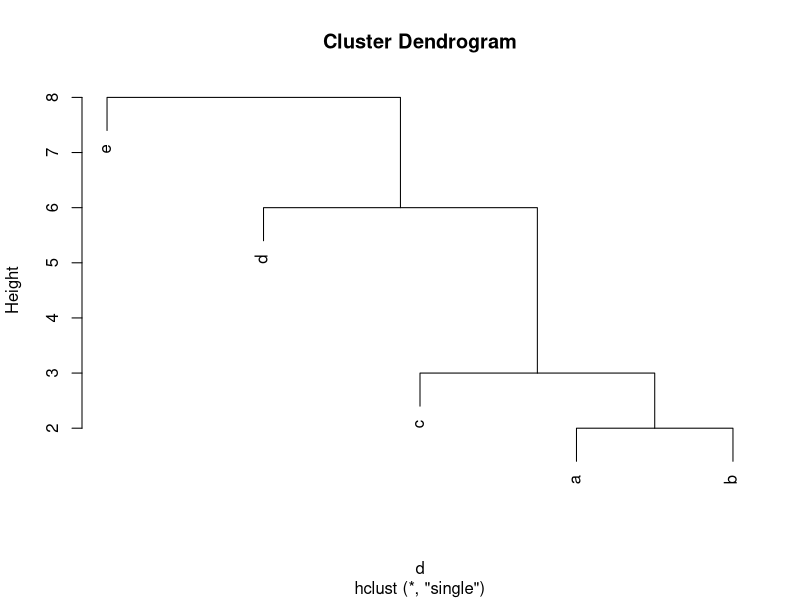
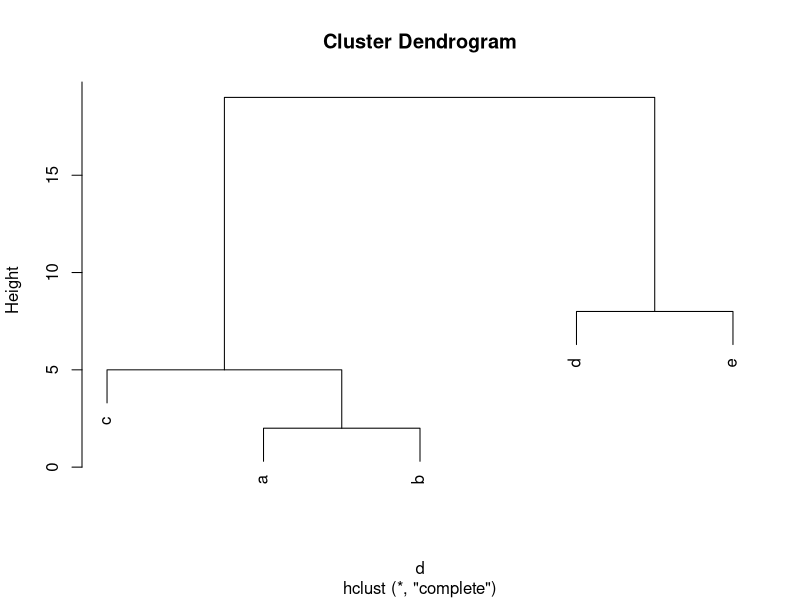
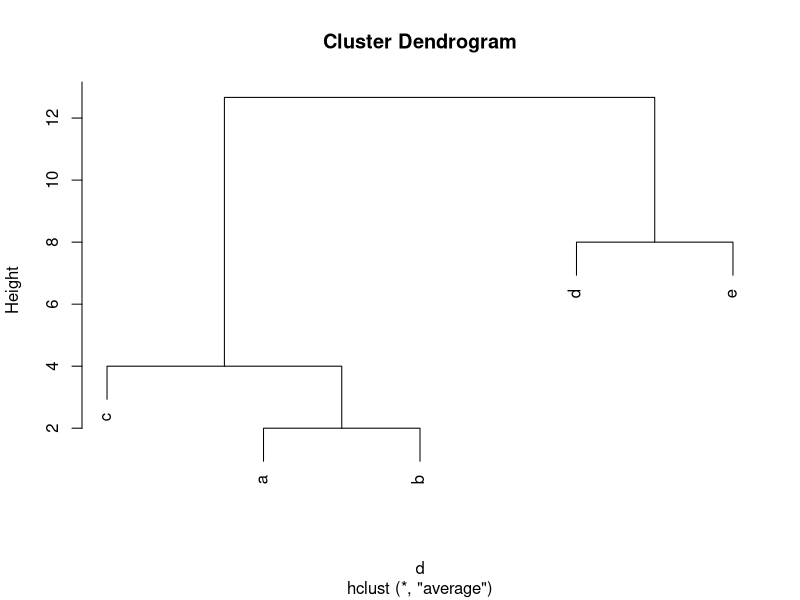
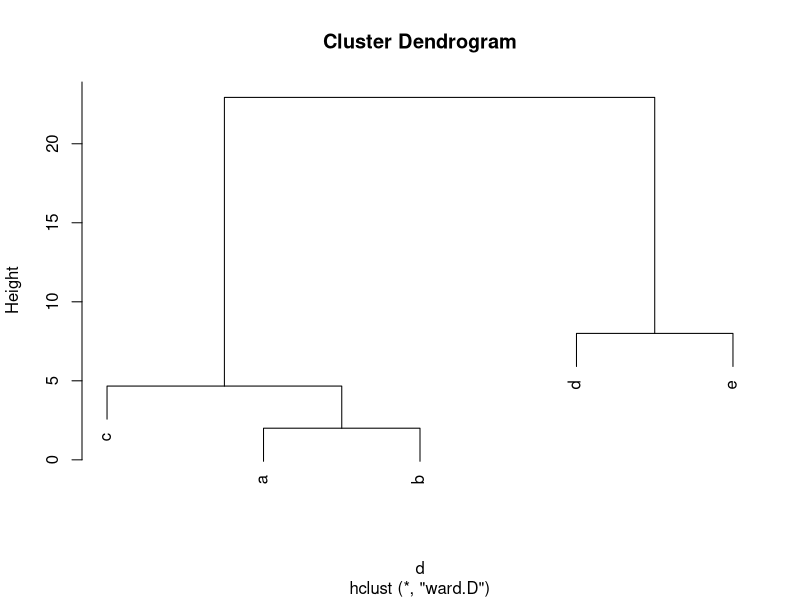
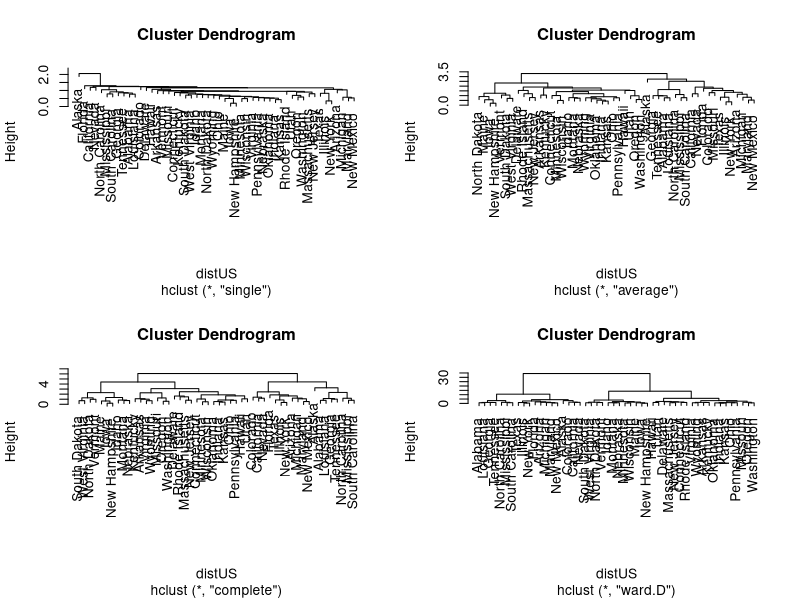
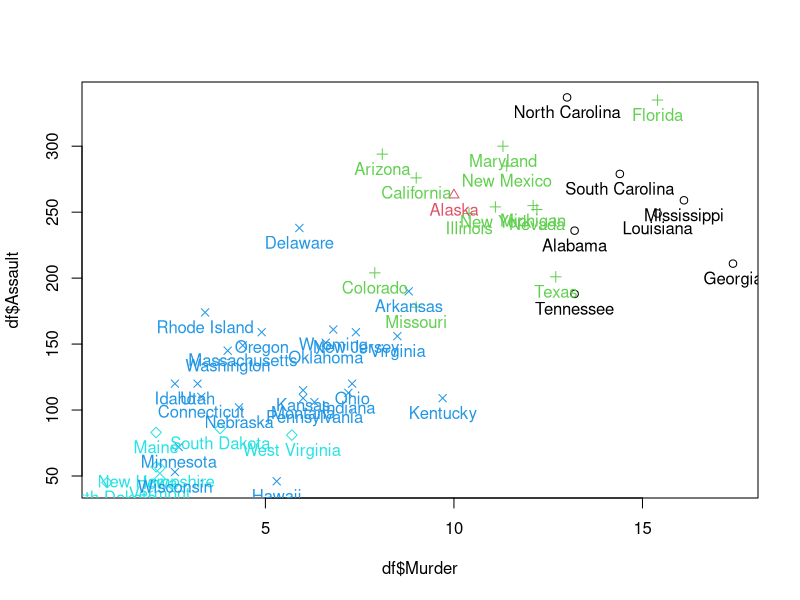
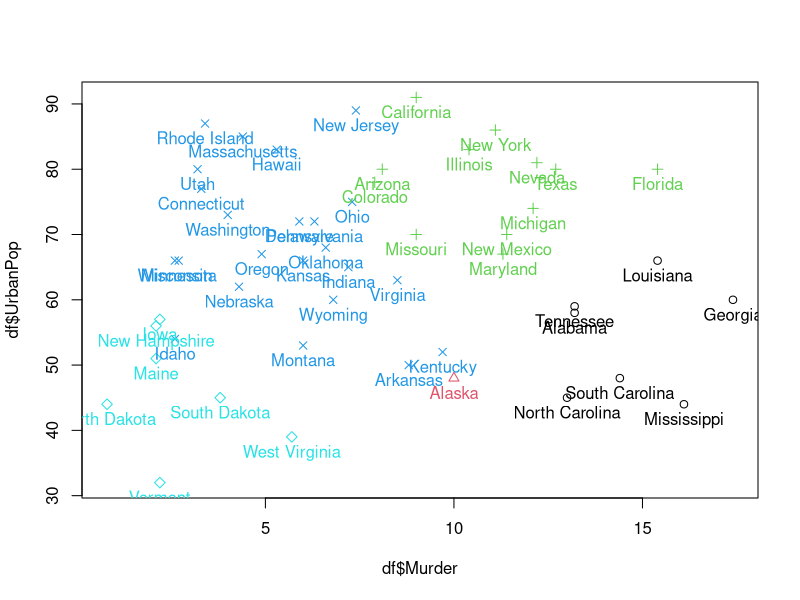

Recreate these plots in R, in order. (Note: this script raises an error after producing the figures.)
###############################################################
#
# 다변량 통계분석 4 - 군집분석 Cluster Analysis
#
###############################################################

df = USArrests

distUS = dist(scale(df))

dist(df, method = "manhattan") # "euclidean", "maximum", "manhattan", "canberra", "binary" or "minkowski"

mahalanobis(df, colMeans(df), cov(df))   # mahalanobis(x, center : 각 변수의 평균, cov : 공분산행렬)



# single linkage (최단연결법)

x = data.frame(c(1,3,6,12,20))
rownames(x) = c("a","b","c","d","e")
d = dist(x)
hc = hclust(d, method = "single")
plot(hc)

hc$height


# complete linkage (최장연결법)

hc2 = hclust(d, method = "complete")
plot(hc2)


# average linkage (평균연결법)

hc3 = hclust(d, method = "average")
plot(hc3)


# ward 

hc4 = hclust(d, method = "ward.D")
plot(hc4)


# ------------------------------------------
# USArrests
par(mfcol=c(2,2))

hc = hclust(distUS, method = "single")
plot(hc)

hc2 = hclust(distUS, method = "complete")
plot(hc2)

hc3 = hclust(distUS, method = "average")
plot(hc3)


hc4 = hclust(distUS, method = "ward.D")
plot(hc4)

par(mfcol=c(1,1))



# ----------------------------------

h3result = cutree(hc3, k=5) # k : 그룹의 갯수
plot(df$Murder, df$Assault, col=h3result, pch=h3result)
text(df$Murder, df$Assault, labels = rownames(df), col=h3result, pos = 1)


plot(df$Murder, df$UrbanPop, col=h3result, pch=h3result)
text(df$Murder, df$UrbanPop, labels = rownames(df), col=h3result, pos = 1)


df$cluster = h3result
Rape

par(mfcol=c(2,2))
# boxplot(df$Murder ~ df$cluster, xlab = "cluster", ylab = "Murder")
# boxplot(df$Rape ~ df$cluster, xlab = "cluster", ylab = "Rape")
# boxplot(df$UrbanPop ~ df$cluster, xlab = "cluster", ylab = "UrbanPop")
# boxplot(df$Assault ~ df$cluster, xlab = "cluster", ylab = "Assault")

for (i in 1:4) {
    boxplot(df[,i] ~ h3result, main = names(df)[i])
}
par(mfcol=c(1,1))


library(psych)
describe(df)
describeBy(df, group = h3result)


